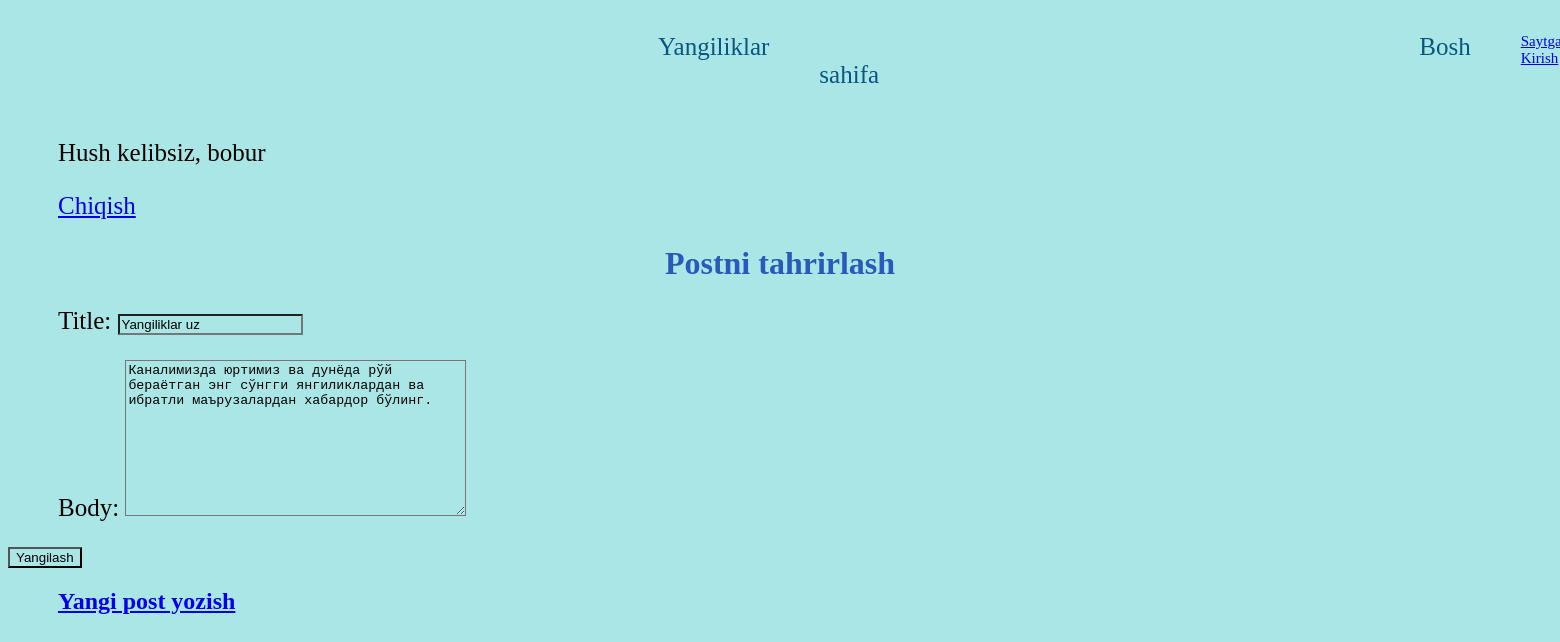
Page /home/post/2/edit (signed in) on the committed database.
### blog/models.py (models this page shows, shortened)
class Post(models.Model):
    title=models.CharField(max_length=150)
    author=models.ForeignKey(
        'auth.user',
        on_delete=models.CASCADE
    )
    body=models.TextField()

### blog/views.py (the view)
# urls.py: path('post/<int:pk>/edit',BlogUpdateViews.as_view(),name='post_edit'),
class BlogUpdateViews(UpdateView):
    model=Post
    template_name='post_edit.html'
    fields=['title', 'body']

### templates/post_edit.html
{% extends 'base.html' %}
{% block content %}
<h1>Postni tahrirlash</h1>
<form action="" method="post">{% csrf_token %}
    {{ form.as_p }}
    <input type="submit" value="Yangilash">
    </form>
{% endblock content %}

### templates/base.html (shortened to what this page needs)
{% load static %}
<html lang="en">
    <head>
    <link rel="stylesheet" href="{% static 'css/base.css' %}">
    </head>
<body>
<header>
    <div class='divs'>
<p><a href="{% url 'homes' %}" class='hrg'>Yangiliklar</a></p>
<p><a href="{% url 'home' %}" class='hrg'>Bosh sahifa</a></p>
<p>
    <a href="{% url 'login' %}" class='hrj'>Saytga Kirish</a></p>
    </div>
</header>
{% if user.is_authenticated %}
    <p>Hush kelibsiz, {{ user.username }} </p>
    <p><a href="{% url 'logout' %}">Chiqish</a></p>
{% endif %}
<div>
    {% block content %}
    {% endblock content %}
</div>
<footer>
    <h2><a href="{% url 'blog_create' %}">Yangi post yozish</a></h2>
</footer>
</body>
</html>

### static/css/base.css (style rules this page uses)
* { background-color: rgb(171, 230, 230); }
h1 { text-align: center; color: rgb(40, 89, 187); }
p { margin-left: 50px; font-size: 25; font-family: italic; }
h2 { margin-left: 50px; font-family: serif; }
header { display: flex; }
.divs { display: flex; }
.hrg { text-decoration: none; margin-left: 600px; color: rgb(9, 87, 129); }
.hrj { font-size: 15px; }

### rows in the picture
Post: title "Yangiliklar uz", body "Каналимизда юртимиз ва дунёда рўй бераётган энг сўнгги янгиликлардан ва ибратли маърузалардан хабардор бўлинг."

### other values in the picture
{{ user.username }} "bobur"
